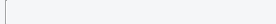
     <widget class="QFrame" name="informations_frame">
      <property name="sizePolicy">
       <sizepolicy hsizetype="Minimum" vsizetype="Maximum">
        <horstretch>0</horstretch>
        <verstretch>0</verstretch>
       </sizepolicy>
      </property>
      <property name="maximumSize">
       <size>
        <width>16777215</width>
        <height>24</height>
       </size>
      </property>
      <property name="styleSheet">
       <string notr="true">background-color: #F5F6F8;</string>
      </property>
      <layout class="QHBoxLayout" name="horizontalLayout_9">
       <property name="spacing">
        <number>4</number>
       </property>
       <property name="leftMargin">
        <number>5</number>
       </property>
       <property name="topMargin">
        <number>0</number>
       </property>
       <property name="rightMargin">
        <number>0</number>
       </property>
       <property name="bottomMargin">
        <number>0</number>
       </property>
       <item>
        <widget class="Line" name="line">
         <property name="orientation">
          <enum>Qt::Vertical</enum>
         </property>
        </widget>
       </item>
       <item>
        <widget class="QFrame" name="horizontalFrame">
         <layout class="QHBoxLayout" name="horizontalLayout_3">
          <property name="spacing">
           <number>80</number>
          </property>
          <property name="leftMargin">
           <number>7</number>
          </property>
          <property name="topMargin">
           <number>0</number>
          </property>
          <property name="rightMargin">
           <number>0</number>
          </property>
          <property name="bottomMargin">
           <number>0</number>
          </property>
          <item>
           <widget class="QFrame" name="cursor_position_info_frame">
            <property name="sizePolicy">
             <sizepolicy hsizetype="Fixed" vsizetype="Fixed">
              <horstretch>0</horstretch>
              <verstretch>0</verstretch>
             </sizepolicy>
            </property>
            <layout class="QHBoxLayout" name="horizontalLayout_10">
             <property name="spacing">
              <number>0</number>
             </property>
             <property name="leftMargin">
              <number>0</number>
             </property>
             <property name="topMargin">
              <number>0</number>
             </property>
             <property name="rightMargin">
              <number>0</number>
             </property>
             <property name="bottomMargin">
              <number>0</number>
             </property>
             <item>
              <widget class="QLabel" name="cursor_position_icon">
               <property name="sizePolicy">
                <sizepolicy hsizetype="Maximum" vsizetype="Maximum">
                 <horstretch>0</horstretch>
                 <verstretch>0</verstretch>
                </sizepolicy>
               </property>
               <property name="minimumSize">
                <size>
                 <width>18</width>
                 <height>13</height>
                </size>
               </property>
               <property name="text">
                <string/>
               </property>
               <property name="pixmap">
                <pixmap>icons/informations_icons/cursor_position_icn.png</pixmap>
               </property>
              </widget>
             </item>
             <item>
              <widget class="QLabel" name="cursor_position_label">
               <property name="sizePolicy">
                <sizepolicy hsizetype="Maximum" vsizetype="Maximum">
                 <horstretch>0</horstretch>
                 <verstretch>0</verstretch>
                </sizepolicy>
               </property>
               <property name="text">
                <string/>
               </property>
              </widget>
             </item>
            </layout>
           </widget>
          </item>
          <item>
           <widget class="QFrame" name="real_size_image_info_frame">
            <property name="sizePolicy">
             <sizepolicy hsizetype="Maximum" vsizetype="Maximum">
              <horstretch>0</horstretch>
              <verstretch>0</verstretch>
             </sizepolicy>
            </property>
            <layout class="QHBoxLayout" name="horizontalLayout_12">
             <property name="spacing">
              <number>0</number>
             </property>
             <property name="leftMargin">
              <number>0</number>
             </property>
             <property name="topMargin">
              <number>0</number>
             </property>
             <property name="rightMargin">
              <number>0</number>
             </property>
             <property name="bottomMargin">
              <number>0</number>
             </property>
             <item>
              <widget class="QLabel" name="image_size_icon">
               <property name="sizePolicy">
                <sizepolicy hsizetype="Maximum" vsizetype="Maximum">
                 <horstretch>0</horstretch>
                 <verstretch>0</verstretch>
                </sizepolicy>
               </property>
               <property name="minimumSize">
                <size>
                 <width>18</width>
                 <height>13</height>
                </size>
               </property>
               <property name="text">
                <string/>
               </property>
               <property name="pixmap">
                <pixmap>icons/informations_icons/image_size_icon.png</pixmap>
               </property>
              </widget>
             </item>
             <item>
              <widget class="QLabel" name="image_size_label_2">
               <property name="sizePolicy">
                <sizepolicy hsizetype="Maximum" vsizetype="Maximum">
                 <horstretch>0</horstretch>
                 <verstretch>0</verstretch>
                </sizepolicy>
               </property>
               <property name="text">
                <string/>
               </property>
              </widget>
             </item>
            </layout>
           </widget>
          </item>
          <item>
           <widget class="QLabel" name="info_label">
            <property name="text">
             <string/>
            </property>
           </widget>
          </item>
         </layout>
        </widget>
       </item>
       <item>
        <spacer name="horizontalSpacer_3">
         <property name="orientation">
          <enum>Qt::Horizontal</enum>
         </property>
         <property name="sizeHint" stdset="0">
          <size>
           <width>40</width>
           <height>20</height>
          </size>
         </property>
        </spacer>
       </item>
      </layout>
     </widget>
